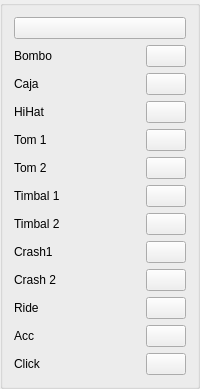
          <widget class="QGroupBox" name="GrupoEtiquetas_2">
           <layout class="QVBoxLayout" name="verticalLayout_21">
            <item>
             <widget class="QPushButton" name="pushButton_23">
              <property name="sizePolicy">
               <sizepolicy hsizetype="Minimum" vsizetype="Fixed">
                <horstretch>0</horstretch>
                <verstretch>0</verstretch>
               </sizepolicy>
              </property>
              <property name="text">
               <string/>
              </property>
             </widget>
            </item>
            <item>
             <layout class="QVBoxLayout" name="verticalLayout_22">
              <item>
               <layout class="QHBoxLayout" name="horizontalLayout_122">
                <item>
                 <widget class="QLabel" name="label_13">
                  <property name="text">
                   <string>Bombo</string>
                  </property>
                 </widget>
                </item>
                <item>
                 <widget class="QPushButton" name="BotonMuteBombo">
                  <property name="sizePolicy">
                   <sizepolicy hsizetype="Fixed" vsizetype="Expanding">
                    <horstretch>0</horstretch>
                    <verstretch>0</verstretch>
                   </sizepolicy>
                  </property>
                  <property name="text">
                   <string/>
                  </property>
                  <property name="checkable">
                   <bool>true</bool>
                  </property>
                 </widget>
                </item>
               </layout>
              </item>
              <item>
               <layout class="QHBoxLayout" name="horizontalLayout_123">
                <item>
                 <widget class="QLabel" name="label_14">
                  <property name="text">
                   <string>Caja</string>
                  </property>
                 </widget>
                </item>
                <item>
                 <widget class="QPushButton" name="BotonMuteCaja">
                  <property name="sizePolicy">
                   <sizepolicy hsizetype="Fixed" vsizetype="Expanding">
                    <horstretch>0</horstretch>
                    <verstretch>0</verstretch>
                   </sizepolicy>
                  </property>
                  <property name="text">
                   <string/>
                  </property>
                  <property name="checkable">
                   <bool>true</bool>
                  </property>
                 </widget>
                </item>
               </layout>
              </item>
              <item>
               <layout class="QHBoxLayout" name="horizontalLayout_124">
                <item>
                 <widget class="QLabel" name="label_15">
                  <property name="text">
                   <string>HiHat</string>
                  </property>
                 </widget>
                </item>
                <item>
                 <widget class="QPushButton" name="BotonMuteHiHat">
                  <property name="sizePolicy">
                   <sizepolicy hsizetype="Fixed" vsizetype="Expanding">
                    <horstretch>0</horstretch>
                    <verstretch>0</verstretch>
                   </sizepolicy>
                  </property>
                  <property name="text">
                   <string/>
                  </property>
                  <property name="checkable">
                   <bool>true</bool>
                  </property>
                 </widget>
                </item>
               </layout>
              </item>
              <item>
               <layout class="QHBoxLayout" name="horizontalLayout_125">
                <item>
                 <widget class="QLabel" name="label_16">
                  <property name="text">
                   <string>Tom 1</string>
                  </property>
                 </widget>
                </item>
                <item>
                 <widget class="QPushButton" name="BotonMuteTom1">
                  <property name="sizePolicy">
                   <sizepolicy hsizetype="Fixed" vsizetype="Expanding">
                    <horstretch>0</horstretch>
                    <verstretch>0</verstretch>
                   </sizepolicy>
                  </property>
                  <property name="text">
                   <string/>
                  </property>
                  <property name="checkable">
                   <bool>true</bool>
                  </property>
                 </widget>
                </item>
               </layout>
              </item>
              <item>
               <layout class="QHBoxLayout" name="horizontalLayout_126">
                <item>
                 <widget class="QLabel" name="label_17">
                  <property name="text">
                   <string>Tom 2</string>
                  </property>
                 </widget>
                </item>
                <item>
                 <widget class="QPushButton" name="BotonMuteTom2">
                  <property name="sizePolicy">
                   <sizepolicy hsizetype="Fixed" vsizetype="Expanding">
                    <horstretch>0</horstretch>
                    <verstretch>0</verstretch>
                   </sizepolicy>
                  </property>
                  <property name="text">
                   <string/>
                  </property>
                  <property name="checkable">
                   <bool>true</bool>
                  </property>
                 </widget>
                </item>
               </layout>
              </item>
              <item>
               <layout class="QHBoxLayout" name="horizontalLayout_127">
                <item>
                 <widget class="QLabel" name="label_18">
                  <property name="text">
                   <string>Timbal 1</string>
                  </property>
                 </widget>
                </item>
                <item>
                 <widget class="QPushButton" name="BotonMuteTimbal1">
                  <property name="sizePolicy">
                   <sizepolicy hsizetype="Fixed" vsizetype="Expanding">
                    <horstretch>0</horstretch>
                    <verstretch>0</verstretch>
                   </sizepolicy>
                  </property>
                  <property name="text">
                   <string/>
                  </property>
                  <property name="checkable">
                   <bool>true</bool>
                  </property>
                 </widget>
                </item>
               </layout>
              </item>
              <item>
               <layout class="QHBoxLayout" name="horizontalLayout_128">
                <item>
                 <widget class="QLabel" name="label_19">
                  <property name="text">
                   <string>Timbal 2</string>
                  </property>
                 </widget>
                </item>
                <item>
                 <widget class="QPushButton" name="BotonMuteTimbal2">
                  <property name="sizePolicy">
                   <sizepolicy hsizetype="Fixed" vsizetype="Expanding">
                    <horstretch>0</horstretch>
                    <verstretch>0</verstretch>
                   </sizepolicy>
                  </property>
                  <property name="text">
                   <string/>
                  </property>
                  <property name="checkable">
                   <bool>true</bool>
                  </property>
                 </widget>
                </item>
               </layout>
              </item>
              <item>
               <layout class="QHBoxLayout" name="horizontalLayout_129">
                <item>
                 <widget class="QLabel" name="label_20">
                  <property name="text">
                   <string>Crash1</string>
                  </property>
                 </widget>
                </item>
                <item>
                 <widget class="QPushButton" name="BotonMuteCrash1">
                  <property name="sizePolicy">
                   <sizepolicy hsizetype="Fixed" vsizetype="Expanding">
                    <horstretch>0</horstretch>
                    <verstretch>0</verstretch>
                   </sizepolicy>
                  </property>
                  <property name="text">
                   <string/>
                  </property>
                  <property name="checkable">
                   <bool>true</bool>
                  </property>
                 </widget>
                </item>
               </layout>
              </item>
              <item>
               <layout class="QHBoxLayout" name="BotonMuteCrash2">
                <item>
                 <widget class="QLabel" name="label_21">
                  <property name="text">
                   <string>Crash 2</string>
                  </property>
                 </widget>
                </item>
                <item>
                 <widget class="QPushButton" name="pushButton_32">
                  <property name="sizePolicy">
                   <sizepolicy hsizetype="Fixed" vsizetype="Expanding">
                    <horstretch>0</horstretch>
                    <verstretch>0</verstretch>
                   </sizepolicy>
                  </property>
                  <property name="text">
                   <string/>
                  </property>
                  <property name="checkable">
                   <bool>true</bool>
                  </property>
                 </widget>
                </item>
               </layout>
              </item>
              <item>
               <layout class="QHBoxLayout" name="horizontalLayout_131">
                <item>
                 <widget class="QLabel" name="label_22">
                  <property name="text">
                   <string>Ride</string>
                  </property>
                 </widget>
                </item>
                <item>
                 <widget class="QPushButton" name="BotonMuteRide">
                  <property name="sizePolicy">
                   <sizepolicy hsizetype="Fixed" vsizetype="Expanding">
                    <horstretch>0</horstretch>
                    <verstretch>0</verstretch>
                   </sizepolicy>
                  </property>
                  <property name="text">
                   <string/>
                  </property>
                  <property name="checkable">
                   <bool>true</bool>
                  </property>
                 </widget>
                </item>
               </layout>
              </item>
              <item>
               <layout class="QHBoxLayout" name="horizontalLayout_132">
                <item>
                 <widget class="QLabel" name="label_23">
                  <property name="text">
                   <string>Acc</string>
                  </property>
                 </widget>
                </item>
                <item>
                 <widget class="QPushButton" name="BotonMuteAcc">
                  <property name="sizePolicy">
                   <sizepolicy hsizetype="Fixed" vsizetype="Expanding">
                    <horstretch>0</horstretch>
                    <verstretch>0</verstretch>
                   </sizepolicy>
                  </property>
                  <property name="text">
                   <string/>
                  </property>
                  <property name="checkable">
                   <bool>true</bool>
                  </property>
                 </widget>
                </item>
               </layout>
              </item>
              <item>
               <layout class="QHBoxLayout" name="horizontalLayout_133">
                <item>
                 <widget class="QLabel" name="label_24">
                  <property name="text">
                   <string>Click</string>
                  </property>
                 </widget>
                </item>
                <item>
                 <widget class="QPushButton" name="BotonMuteClick">
                  <property name="sizePolicy">
                   <sizepolicy hsizetype="Fixed" vsizetype="Expanding">
                    <horstretch>0</horstretch>
                    <verstretch>0</verstretch>
                   </sizepolicy>
                  </property>
                  <property name="text">
                   <string/>
                  </property>
                  <property name="checkable">
                   <bool>true</bool>
                  </property>
                 </widget>
                </item>
               </layout>
              </item>
             </layout>
            </item>
           </layout>
          </widget>
